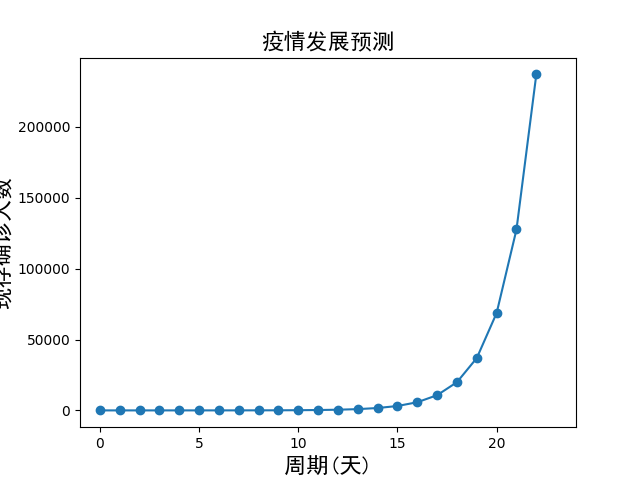

The script that saved this image:
# 假如A被感染，前3天为潜伏期，不发作也不会传染人，
# 第4天开始发作，从发作到治愈需要7天时间，期间每天传染3个人
# 探究一下传播曲线

import matplotlib.pyplot as plt
from matplotlib.font_manager import FontProperties


def covid(n):
    days = incubation + cure_period
    # 列表：潜伏期, 发病期, 发病, 治愈, 现存， 累计
    temp = [0 for _ in range(days + 4)]
    covid_count = [temp]
    for i in range(incubation):
        tmp = temp[:]
        tmp[i] = 1
        tmp[-2] = 1
        tmp[-1] = 1
        covid_count.append(tmp)
    for i in range(incubation + 1, n + 1):
        tmp = temp[:]
        for j in range(1, days):
            tmp[j] = covid_count[-1][j - 1]
        tmp[-4] = covid_count[-1][-4] + covid_count[-1][incubation - 1] - covid_count[-1][days - 1]
        # tmp[0] = tmp[-4] * rate
        tmp[0] = sum(tmp[incubation:(incubation + propagate)]) * rate
        tmp[-3] = covid_count[-1][-3] + covid_count[-1][days - 1]
        tmp[-2] = sum(tmp[:days])
        tmp[-1] = tmp[-2] + tmp[-3]
        covid_count.append(tmp)
    return covid_count


def save_csv():
    title_list = "周期,"
    for i in range(incubation):
        title_list += "潜伏_{},".format(i + 1)
    for i in range(cure_period):
        title_list += "发病_{},".format(i + 1)
    title_list += "发病,治愈,现存确诊,累计确诊"
    with open("新冠疫情传播.csv", "w") as f:
        f.write(title_list + "\n")
        for idx, val in enumerate(covid_list):
            tmp = str(idx)
            for i, value in enumerate(val):
                tmp += ",{}".format(value)
            f.write(tmp + "\n")


def report():
    x = []
    data_total = []
    data_count = []
    for idx, val in enumerate(covid_list):
        x.append(idx)
        data_total.append(val[-1] + val[-2])
        data_count.append(val[-1])
    font = FontProperties(fname='C:/Windows/Fonts/simhei.ttf', size=16)
    plt.xlim(-1, 24)
    plt.plot(x[:23], data_count[:23], "o-")
    plt.title('疫情发展预测', fontproperties=font)  # 设置图像标题
    plt.xlabel('周期(天)', fontproperties=font)  # 设置X轴标题
    plt.ylabel('现存确诊人数', fontproperties=font)  # 设置Y轴标题
    plt.savefig("新冠疫情传播.png")
    plt.show()


if __name__ == '__main__':
    rate = 3  # 传染率，即每天传染3人
    incubation = 3  # 潜伏期
    cure_period = 7  # 发病期
    propagate = 7  # 传染期
    covid_list = covid(60)
    save_csv()
    report()
